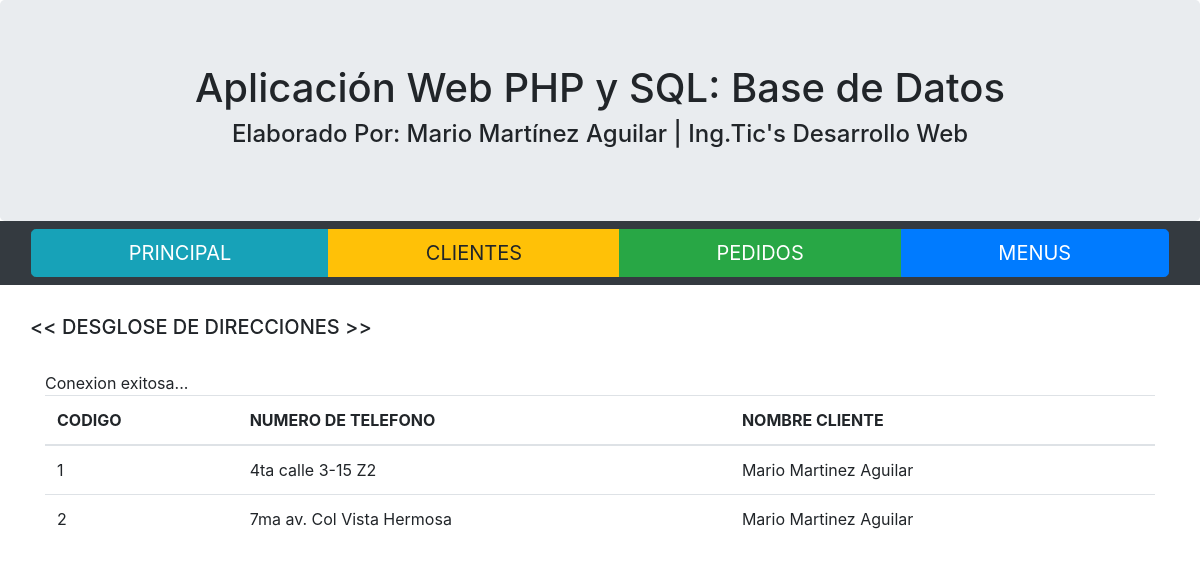
Page /verdirecciones.php?no=1 on the committed database.
### tables this page shows
CREATE TABLE `direccion` (
  `iddireccion` int(11) NOT NULL,
  `nombre` varchar(45) NOT NULL,
  `Cliente_idCliente` int(11) NOT NULL
);

CREATE TABLE `cliente` (
  `idCliente` int(11) NOT NULL,
  `Nombre` varchar(200) NOT NULL,
  `NIT` varchar(45) NOT NULL
);

### verdirecciones.php (the view, shortened to what this page needs)
<!DOCTYPE html>
<html lang="en">
<head>
  <link rel="stylesheet" href="https://maxcdn.bootstrapcdn.com/bootstrap/4.5.0/css/bootstrap.min.css">
</head>
<body>
<div class="jumbotron text-center" style="margin-bottom:0">
  <h1>Aplicación Web PHP y SQL: Base de Datos</h1>
  <h4>Elaborado Por: Mario Martínez Aguilar | Ing.Tic's Desarrollo Web</h4>
</div>
<nav class="navbar navbar-expand-sm bg-dark navbar-dark">
	<div class="btn-group btn-group-lg align-items-center col-12">
	  <a href="index.php" class="btn btn-info btn-lg" role="button">PRINCIPAL</a>
	  <a href="clientes.php" class="btn btn-warning btn-lg" role="button">CLIENTES</a>
	  <a href="pedidos.php" class="btn btn-success btn-lg" role="button">PEDIDOS</a>
	  <a href="menus.php" class="btn btn-primary btn-lg" role="button">MENUS</a>
	</div>
</nav>
<div class="container" style="margin-top:30px">
  <div class="row">
  <h5> << DESGLOSE DE DIRECCIONES >></h5>
    <div class="col-sm-12">
		<br/>
		<table class="table">
		  <thead>
			<tr>
			  <th scope="col">CODIGO</th>
			  <th scope="col">NUMERO DE TELEFONO</th>
			  <th scope="col">NOMBRE CLIENTE</th>
			</tr>
		</thead>
		<tbody >
		<?php
        require('conexion.php');
        $id = $_GET['no'];
        $sentencia = "SELECT direccion.iddireccion AS direccion_id, direccion.nombre AS direccion_nombre,
          cliente.nombre AS cliente_nombre FROM direccion
          INNER JOIN cliente ON Cliente_idCliente = idCliente
          WHERE Cliente_idCliente = '".$id."' ";
          $consulta = mysqli_query($conexion, $sentencia);
          while ($valor = mysqli_fetch_assoc($consulta)){
            echo "<tr>";
                  echo "<td>"; echo $valor['direccion_id']; echo "</td>";
                  echo "<td>"; echo $valor['direccion_nombre']; echo "</td>";
                  echo "<td>"; echo $valor['cliente_nombre']; echo "</td>";
            echo "</tr>";
          }
		?>
    </div>
  </div>
</div>
</body>
</html>

### rows in the picture
direccion: iddireccion "1", nombre "4ta calle 3-15 Z2", Cliente_idCliente.Nombre "Mario Martinez Aguilar"
direccion: iddireccion "2", nombre "7ma av. Col Vista Hermosa", Cliente_idCliente.Nombre "Mario Martinez Aguilar"
